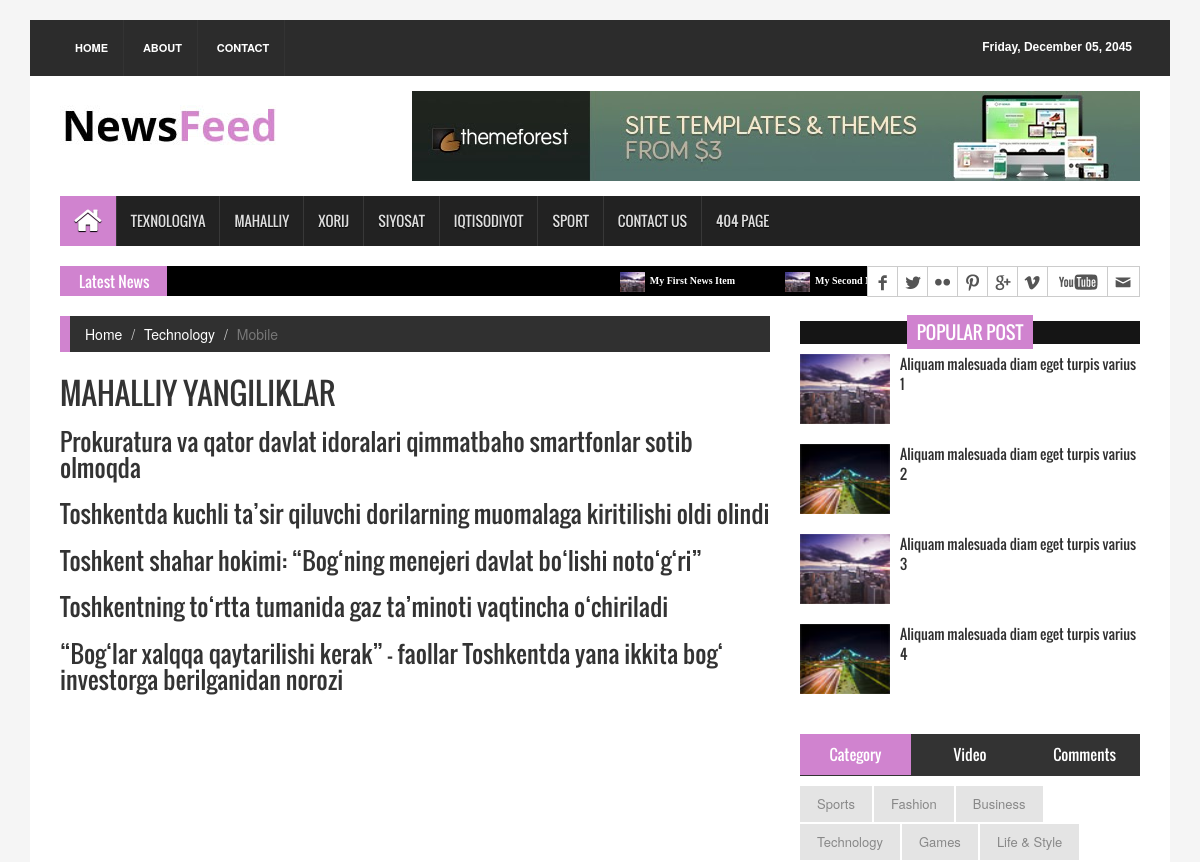
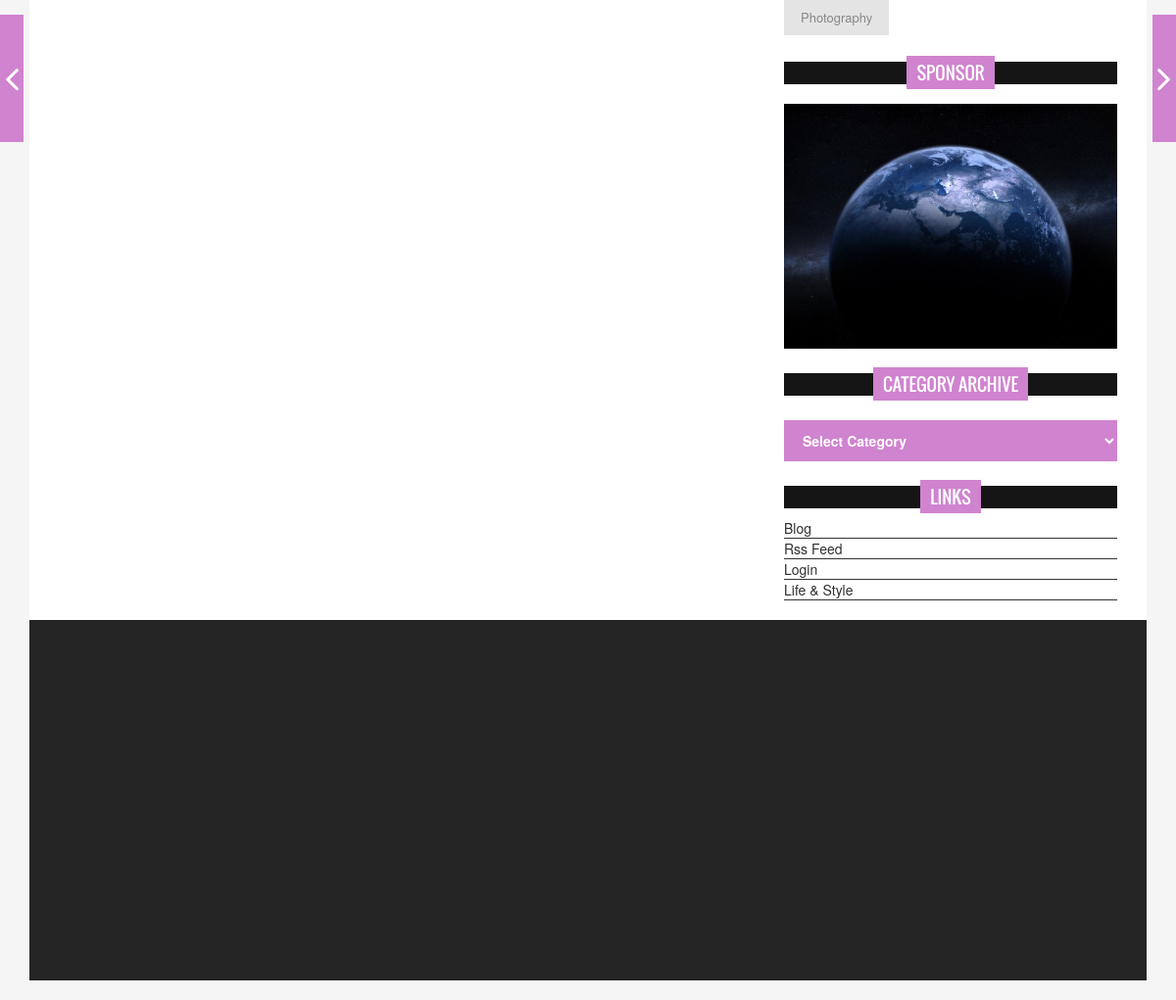
The app's page /mahalliy/ with its own data (2 pictures, top to bottom).
### news_app/models.py (models this page shows, shortened)
class News(models.Model):
    class Status(models.TextChoices):
        Draft = 'Dr', "Draft"
        Publish = 'Pb', "Published"
    title = models.CharField(max_length=250)
    slug = models.SlugField(max_length=250)
    body = models.TextField(default=True)
    image = models.ImageField(upload_to='news/images/')
    category = models.ForeignKey(Category, on_delete=models.CASCADE)
    published_time = models.DateTimeField(auto_now=datetime.now)
    created_time = models.DateTimeField(auto_now_add=True)
    update_time = models.DateTimeField(auto_now=True)
    status = models.CharField(max_length=2, choices=Status.choices,default=Status.Draft)
    pulished = PublishManager()
    object = models.Manager
    class Meta:
        ordering = ['-published_time']

### news_app/views.py (the view)
# urls.py: path('mahalliy/', mahalliy_news_view, name = 'mahalliy_news'),
def mahalliy_news_view(request):
    news_list = News.pulished.filter(category__nomi = 'Mahalliy')
    context = {
        'news_list' : news_list
    }
    return render(request, template_name='mahalliy.html', context=context)

### news_app/models.py (called while the page is built)
    def get_queryset(self):
        return super().get_queryset().filter(status = News.Status.Publish)

### templates/mahalliy.html (shortened to what this page needs)
{% extends 'base.html' %}
{% load static %}
  {% block content %}
  <section id="contentSection">
    <div class="row">
      <div class="col-lg-8 col-md-8 col-sm-8">
        <div class="left_content">
          <div class="single_page">
            <ol class="breadcrumb">
              <li><a href="../index.html">Home</a></li>
              <li><a href="#">Technology</a></li>
              <li class="active">Mobile</li>
            </ol>
            <h1>Mahalliy yangiliklar</h1>
            {% for news in news_list %}
               <h3>{{ news.title }}</h3>
            {% endfor %}
            </div>
          </div>
        </div>
      <nav class="nav-slit"> <a class="prev" href="#"> <span class="icon-wrap"><i class="fa fa-angle-left"></i></span>
        </a> <a class="next" href="#"> <span class="icon-wrap"><i class="fa fa-angle-right"></i></span>
        </a> </nav>
      <div class="col-lg-4 col-md-4 col-sm-4">
        <aside class="right_content">
          <div class="single_sidebar">
            <h2><span>Popular Post</span></h2>
            <ul class="spost_nav">
              <li>
                <div class="media wow fadeInDown"> <a href="single_page.html" class="media-left"> <img alt="" src="{% static 'images/post_img1.jpg' %}"> </a>
                  <div class="media-body"> <a href="single_page.html" class="catg_title"> Aliquam malesuada diam eget turpis varius 1</a> </div>
                </div>
              </li>
              <li>
                <div class="media wow fadeInDown"> <a href="single_page.html" class="media-left"> <img alt="" src="{% static 'images/post_img2.jpg' %}"> </a>
                  <div class="media-body"> <a href="single_page.html" class="catg_title"> Aliquam malesuada diam eget turpis varius 2</a> </div>
                </div>
              </li>
              <li>
                <div class="media wow fadeInDown"> <a href="single_page.html" class="media-left"> <img alt="" src="{% static 'images/post_img1.jpg' %}"> </a>
                  <div class="media-body"> <a href="single_page.html" class="catg_title"> Aliquam malesuada diam eget turpis varius 3</a> </div>
                </div>
              </li>
              <li>
                <div class="media wow fadeInDown"> <a href="single_page.html" class="media-left"> <img alt="" src="{% static 'images/post_img2.jpg' %}"> </a>
                  <div class="media-body"> <a href="single_page.html" class="catg_title"> Aliquam malesuada diam eget turpis varius 4</a> </div>
                </div>
              </li>
            </ul>
          </div>
          <div class="single_sidebar">
            <ul class="nav nav-tabs" role="tablist">
              <li role="presentation" class="active"><a href="#category" aria-controls="home" role="tab" data-toggle="tab">Category</a></li>
              <li role="presentation"><a href="#video" aria-controls="profile" role="tab" data-toggle="tab">Video</a></li>
              <li role="presentation"><a href="#comments" aria-controls="messages" role="tab" data-toggle="tab">Comments</a></li>
            </ul>
            <div class="tab-content">
              <div role="tabpanel" class="tab-pane active" id="category">
                <ul>
                  <li class="cat-item"><a href="#">Sports</a></li>
                  <li class="cat-item"><a href="#">Fashion</a></li>
                  <li class="cat-item"><a href="#">Business</a></li>
                  <li class="cat-item"><a href="#">Technology</a></li>
                  <li class="cat-item"><a href="#">Games</a></li>
                  <li class="cat-item"><a href="#">Life &amp; Style</a></li>
                  <li class="cat-item"><a href="#">Photography</a></li>
                </ul>
              </div>
            </div>
          </div>
          <div class="single_sidebar wow fadeInDown">
            <h2><span>Sponsor</span></h2>
            <a class="sideAdd" href="#"><img src="{% static 'images/add_img.jpg' %}" alt=""></a> </div>
          <div class="single_sidebar wow fadeInDown">
            <h2><span>Category Archive</span></h2>
            <select class="catgArchive">
              <option>Select Category</option>
            </select>
          </div>
          <div class="single_sidebar wow fadeInDown">
            <h2><span>Links</span></h2>
            <ul>
              <li><a href="#">Blog</a></li>
              <li><a href="#">Rss Feed</a></li>
              <li><a href="#">Login</a></li>
              <li><a href="#">Life &amp; Style</a></li>
            </ul>
          </div>
        </aside>
      </div>
    </div>
  </section>
  {% endblock content %}

### static/css/theme.css (style rules this page uses)
.single_sidebar > h2 span { background:none repeat scroll 0 0 #d083cf }
.nav-tabs > li.active > a, .nav-tabs > li.active > a:hover, .nav-tabs > li.active > a:focus { background-color:#d083cf }
.breadcrumb { border-left:10px solid #d083cf }
.nav-slit .icon-wrap { background-color:#d083cf }
.catgArchive { background-color:#d083cf }

### static/css/style.css (style rules this page uses)
body { background:#f5f5f5 }
ul { padding:0; margin:0; list-style:none }
a { text-decoration:none; color:#2f2f2f }
h1, h2, h3, h4, h5, h6 { font-family:'Oswald',sans-serif }
h2 { line-height:23px }
img { border:none }
#contentSection { float:left; display:inline; width:100%; background-color:#fff; padding:0 30px }
.left_content { float:left; display:inline; width:100% }
.right_content { float:left; display:inline; width:100%; min-height:300px }
.spost_nav li { float:left; display:block; width:100%; margin-bottom:10px }
.spost_nav .media-left { width:100px; height:80px }
.media-left > img { height:70px; width:90px }
.spost_nav .media-body > a { font-family:"Oswald",sans-serif }
.single_sidebar { float:left; display:inline; width:100%; margin-bottom:20px }
.single_sidebar > h2 { background:none repeat scroll 0 0 #151515; color:#fff; font-family:"Oswald",sans-serif; font-size:18px; font-weight:400; margin-bottom:10px; margin-left:0; margin-top:5px; padding:0; position:relative; text-align:center; text-transform:uppercase }
.single_sidebar > h2 span { padding:4px 10px }
.cat-item a { background:none repeat scroll 0 0 #e4e4e4; color:#888; display:block; float:left; border-bottom:none !important; font-size:13px; line-height:12px; margin:0 2px 2px 0; padding:12px 17px; -webkit-transition:all 0.5s; -mz-transition:all 0.5s; -ms-transition:all 0.5s; -o-transition:all 0.5s; transition:all 0.5s }
.tab-content { margin-top:10px }
.nav-tabs { background:none repeat scroll 0 0 #333; border-bottom:none }
.nav-tabs > li { margin-bottom:0 }
.nav-tabs > li > a { margin-right:0; color:#fff; font-size:15px; border-radius:0; border:none; font-family:"Oswald",sans-serif; -webkit-transition:all 0.5s; -mz-transition:all 0.5s; -ms-transition:all 0.5s; -o-transition:all 0.5s; transition:all 0.5s }
.nav-tabs > li.active > a, .nav-tabs > li.active > a:hover, .nav-tabs > li.active > a:focus { border-width:0; border-color:#ddd #ddd transparent; color:#fff }
.sideAdd { display:block; float:left; height:250px; width:100%; margin-top:10px }
.sideAdd > img { width:100%; height:100% }
.single_sidebar ul li a { border-bottom:1px solid #333; display:block }
.single_sidebar .spost_nav li a { border-bottom:none; float:left }
.catgArchive { border:medium none; color:#fff; display:inline; float:left; font-weight:bold; padding:10px 15px; width:100%; margin-top:15px }
.catgArchive option { background-color:#fff; font-weight:normal; padding:5px; color:#d083cf }
.nav-tabs > li { display:inline-block; float:none; width:32.55% }
.nav-tabs { text-align:center }
.single_page { float:left; display:inline; width:100% }
.single_page > h1 { color:#333; font-family:Oswald,arial,Georgia,serif; font-size:30px; line-height:1.4em; margin:10px 0 -10px; padding:0 0 4px; text-transform:uppercase }
.breadcrumb { background-color:#303030; border-radius:0 }
.breadcrumb li a { color:#fff }
.nav-slit a { position:fixed; top:50%; display:block; outline:none; text-align:left; z-index:1000; -webkit-transform:translateY(-50%); transform:translateY(-50%) }
.nav-slit a.prev { left:0 }
.nav-slit a.next { right:0 }
.nav-slit .icon-wrap { position:relative; display:block; padding:45px 5px }
.nav-slit .icon-wrap i { color:#fff; font-size:40px; display:inline-block }

### records on screen
News: title "Prokuratura va qator davlat idoralari qimmatbaho smartfonlar sotib olmoqda"
News: title "Toshkentda kuchli ta’sir qiluvchi dorilarning muomalaga kiritilishi oldi olindi"
News: title "Toshkent shahar hokimi: “Bog‘ning menejeri davlat bo‘lishi noto‘g‘ri”"
News: title "Toshkentning to‘rtta tumanida gaz ta’minoti vaqtincha o‘chiriladi"
News: title "“Bog‘lar xalqqa qaytarilishi kerak” - faollar Toshkentda yana ikkita bog‘ investorga berilganidan norozi"
